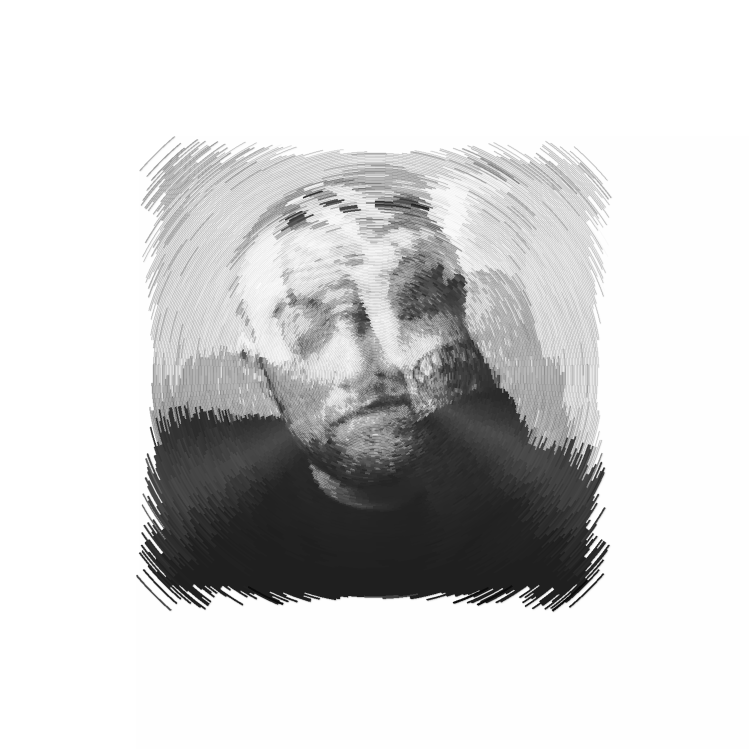
#> input picture circles in circles.png, 1500 x 1500 px (shown at 1/2 size)
$ python main-modified.py
#> lines starting #> are read from the running program, lines starting #| are printed output that depends on the picture
from PIL import Image, ImageDraw
import random
import math
import os

dir_img = ""
while True:   #파일 위치 받기 (빈 입력 = circles.png)
    input_dir = input("file's address>>> ")
    if not input_dir:
        input_dir = "circles.png"
    if os.path.isfile(input_dir):
        dir_img = os.path.abspath(input_dir)
        break
    else: print("try again \n")
#> this loop made 1 pass; the answer given on pass 1: circles in circles.png

input_img = Image.open(dir_img)
#> input_img is the input picture: PIL image 1500x1500 L; min 12, max 255, mean 212
input_img = input_img.convert("L")  # 흑백으로 전환
rows = input_img.size[0]
#> rows = 1500
cols = input_img.size[1]
#> cols = 1500
standard_angle = 3  # 기준 중심각
distance = 3  # 호간 거리
rad = math.ceil(math.sqrt(rows ** 2 + cols ** 2) / 2 )  #사진 정중앙에서 꼭짓점 거리
#> rad = 1061

output_img = Image.new("L", (2 * rad, 2 * rad), color=255) #output_img 크기 rad만큼 늘리기
#> output_img: PIL image 2122x2122 L; every value is 255
box = tuple((n - o) // 2 for n, o in zip(output_img.size, input_img.size))
#> box = (311, 311)
output_img.paste(input_img, box)
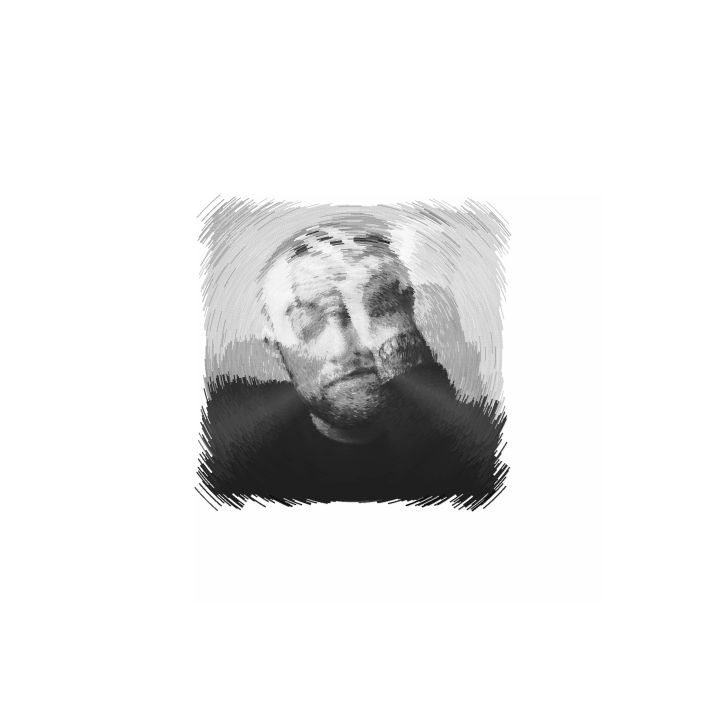
#> output_img: PIL image 2122x2122 L (shown at 1/3 size); min 12, max 255, mean 233.5
drawer = ImageDraw.Draw(output_img)  # 호 그려주는 거

stresses = [25, 145, 325]  # 살짝 밝아지는 각도들
stress_range = 15  # 밝아지는 범위

for radius in range(0, math.ceil(rad), distance):
    # 반지름 길이가 길어질수록 중심각이 커지도록 함 -> 중간에는 정밀한데 가장자리는 안그럼
    angle = standard_angle
    if radius > rad / 5 * 2:
        angle = 2 * angle
    if radius > rad / 15 * 8:
        angle = 3 * angle

    # 360를 360/angle 개의 중심각이 angle인 호로 나눔
    segments = []
    i = random.randint(0, angle)
    while i < 360 + angle:
        segments.append(i)
        i += angle

    # 그리는 부분
    for segment in segments:
        # 원 그림에서 해당 호의 중심 위치에 있는 색을 탐지 -> 그 색으로 호를 색칠
        color = output_img.getpixel((rad + round(radius * math.cos(math.radians(segment+angle/2))),
                                    rad + round(radius * math.sin(math.radians(segment+angle/2)))))

        # 가장 가까운 stress로부터의 위치 파악 -> stress_range보다 작다면 가까운 정도에 따라 밝기를 높임
        stress_distance = 180
        for stress in stresses:
            stress_distance = min(stress_distance, abs(stress-segment), 360-abs(stress-segment))
        if stress_distance < stress_range:
            color = round(min(max(0, color+(255-color)*(stress_range-stress_distance)*(0.15/stress_range)), 255))

        # 호 그리기
        drawer.arc(((rad - radius, rad - radius), (rad + radius, rad + radius)),
                   start=segment, end=segment + angle , fill=color, width=(255-color)//120+distance+1)

output_img.show()
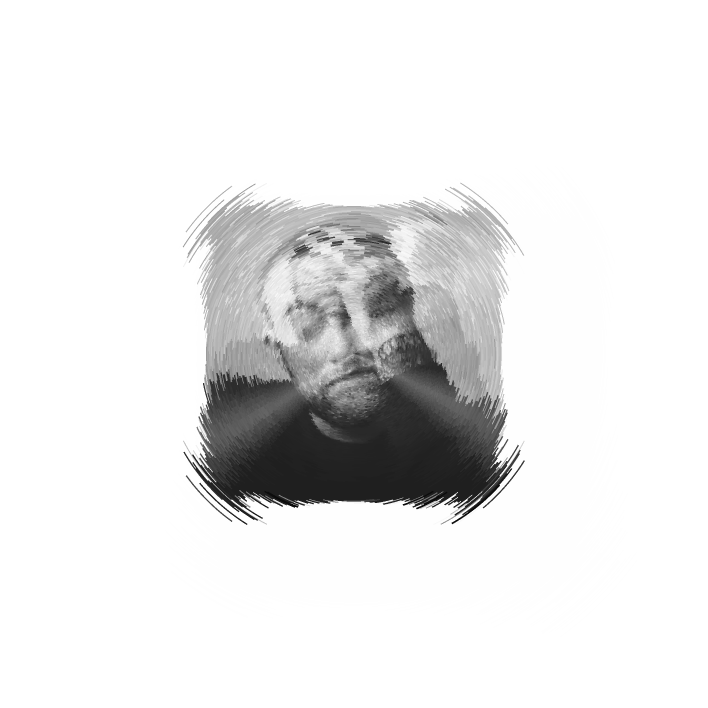
#> shown: PIL image 2122x2122 L (shown at 1/3 size); min 12, max 255, mean 232.2
output_img.save("circles in circles.png")
